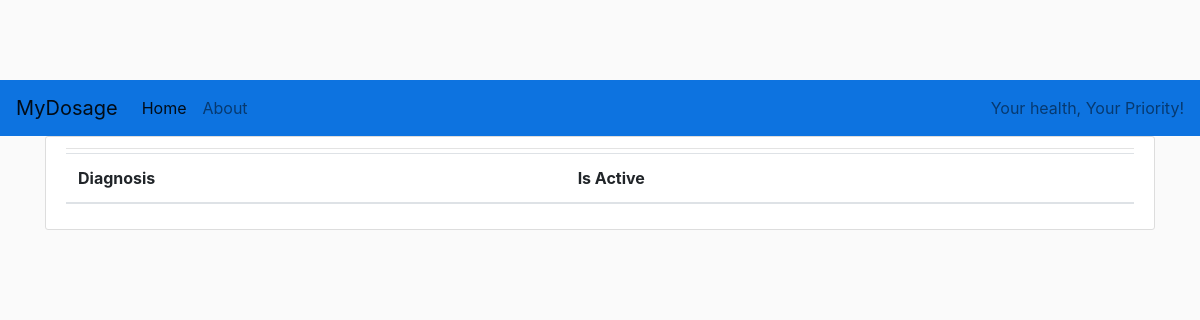
The page /my_medication/ (signed in) on the database as committed earlier.
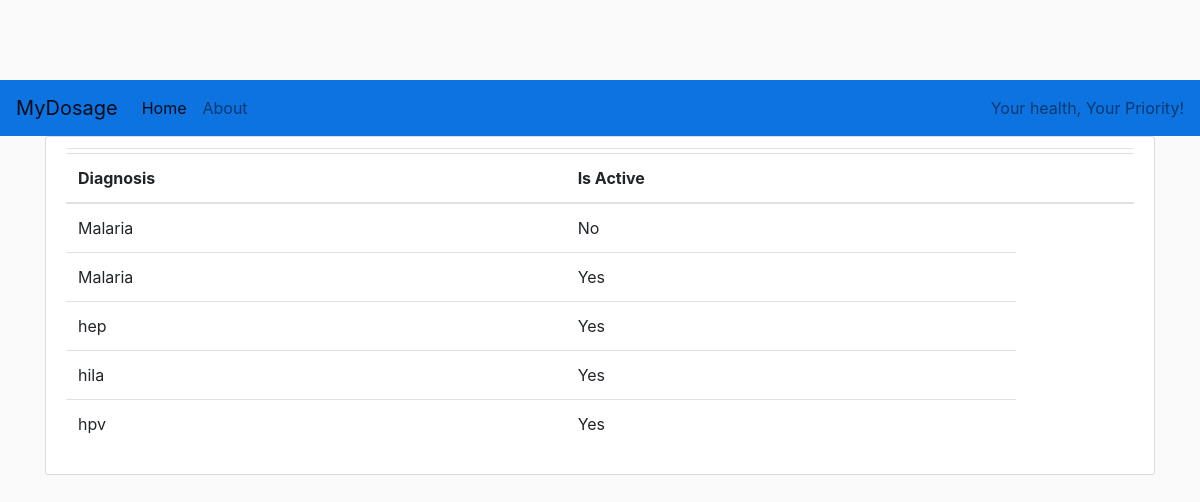
The same page on the database as committed later.
### MyDose/models.py (models this page shows, shortened)
class Medication(models.Model):
    User_id = models.ForeignKey(User,on_delete=models.CASCADE)
    Med_date = models.DateTimeField(auto_now_add= True)
    diagnosis = models.CharField(max_length=250)
    is_active = models.BooleanField(default=True)

### MyDose/views.py (the view)
# urls.py: path("my_medication/", views.MedicationListView.as_view(), name="my-medication"),
class MedicationListView(LoginRequiredMixin, ListView):
    model = Medication
    def get(self, request, *args, **kwargs):
        all_medications = Medication.objects.filter(User_id = request.user)
        return render(request, "MyDose/medication.html", {"all_medications": all_medications})

### MyDose/templates/MyDose/medication.html (shortened to what this page needs)
{% extends "MyDose/base.html" %}
{% block content %}
  <article class="media content-section">
    <div class="media-body">
      <div class="article-metadata">
      </div>
       <table class="table">
       <thead>
       <tr>
       <th>Diagnosis</th>
       <th>Is Active</th>
       <th></th>
       </thead>
       <tbody>
       {% for medication in all_medications%}
       <tr>
       <td>{{medication.diagnosis}}</td>
       {% if medication.is_active == True %}
       <td>Yes</td>
       {% else %}
      <td>No</td>
       {% endif %}
       </tr>
       {% endfor %}
       </tbody>
       </table>
    </div>
  </article>
{% endblock content %}

Rows that differ between the two databases and show on the page:
added Medication: diagnosis "Malaria", is_active "No"
added Medication: diagnosis "Malaria", is_active "Yes"
added Medication: diagnosis "hep", is_active "Yes"
added Medication: diagnosis "hila", is_active "Yes"
added Medication: diagnosis "hpv", is_active "Yes"
